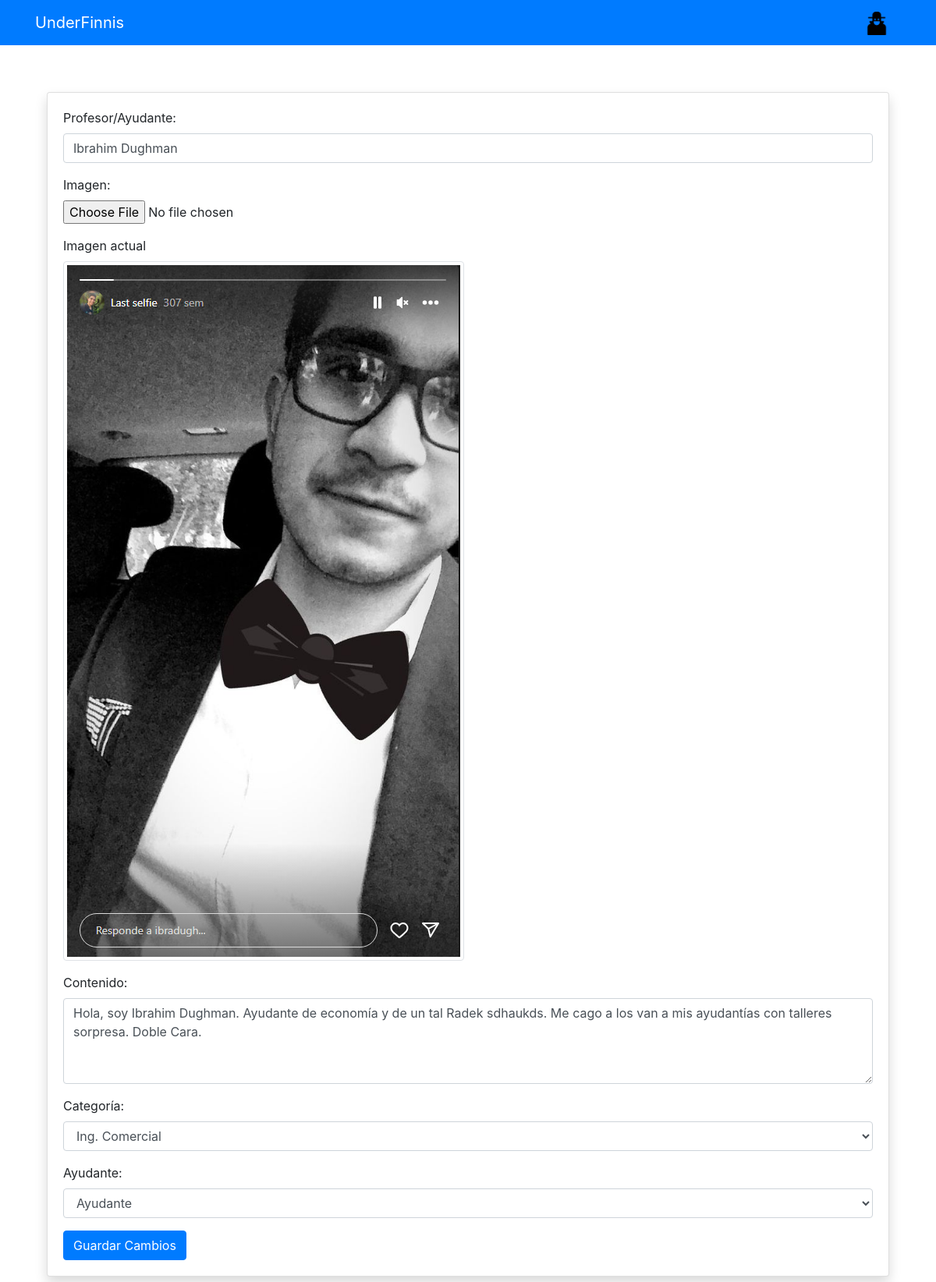
The app's page /edit_post/9/ with its own data.
### post/models.py (models this page shows, shortened)
class PostModel(models.Model):
    profe = models.CharField(max_length=100, unique=True)
    date_created = models.DateTimeField(auto_now_add=True)
    imagen = models.ImageField(default='default.jpg', upload_to='perfil_profesor', validators=[
                              FileExtensionValidator(['png', 'jpg'])])
    contenido = HTMLField()
    categoria = models.CharField(max_length=50, choices=CATEGORY_CHOICES ,default="category1")
    ayudante = models.CharField(max_length=50, choices = AYUDANTE_CHOICES, default="Profesor")
    class Meta:
        ordering = ('-date_created',)

### post/views.py (the view)
# urls.py: path('edit_post/<int:pk>/', views.edit_post, name='edit-post'),
@csrf_exempt
def edit_post(request, pk):
    post = PostModel.objects.get(id=pk)
    if request.method == 'POST':
        post.profe = request.POST['profe']
        if 'imagen' in request.FILES:
            imagen = request.FILES['imagen']
        else:
            imagen = post.imagen
        post.contenido = request.POST['contenido']
        post.categoria = request.POST['categoria']
        post.ayudante = request.POST['ayudante']
        post.imagen = imagen
        post.save()
        return redirect('blog-post-detail', pk=post.pk)
    else:
        CATEGORY_CHOICES = PostModel._meta.get_field('categoria').choices
        AYUDANTE_CHOICES = PostModel._meta.get_field('ayudante').choices
        context = {
            'post': post,
            'CATEGORY_CHOICES': CATEGORY_CHOICES,
            'AYUDANTE_CHOICES': AYUDANTE_CHOICES
        }
        return render(request, 'blog/edit_post.html', context)

### templates/blog/edit_post.html (shortened to what this page needs)
{% extends 'base.html' %}
{% load static %}
{% block content %}
<h2>Editar Post</h2>
<div class="container">
  <div class="container">
    <div class="row mt-5 pt-3">
      <div class="col-md-12">
        <div class="card my-3 shadow">
          <div class="card-body">
            <form method="POST" enctype="multipart/form-data">
              <div class="form-group">
                <label for="profe">Profesor/Ayudante:</label>
                <input type="text" class="form-control" id="profe" name="profe" value="{{ post.profe }}" required>
              </div>
              <div class="form-group">
                <label for="imagen">Imagen:</label>
                <input type="file" class="form-control-file" id="imagen" name="imagen">
              </div>
              <label for="imagen">Imagen actual</label>
              <div class="form-group">
                <img
                class="img-thumbnail"
                src="{{ post.imagen.url }}"
                alt="img"
              />
              </div>
              <div class="form-group">
                <label for="contenido">Contenido:</label>
                <textarea class="form-control" id="contenido" name="contenido" rows="4" required>{{ post.contenido }}</textarea>
              </div>
              <div class="form-group">
                <label for="categoria">Categoría:</label>
                <select class="form-control" id="categoria" name="categoria" required>
                  {% for choice in CATEGORY_CHOICES %}
                    <option value="{{ choice.0 }}" {% if choice.0 == post.categoria %}selected{% endif %}>{{ choice.1 }}</option>
                  {% endfor %}
                </select>
              </div>
              <div class="form-group">
                <label for="ayudante">Ayudante:</label>
                <select class="form-control" id="ayudante" name="ayudante" required>
                  {% for choice in AYUDANTE_CHOICES %}
                    <option value="{{ choice.0 }}" {% if choice.0 == post.ayudante %}selected{% endif %}>{{ choice.1 }}</option>
                  {% endfor %}
                </select>
              </div>
              <button type="submit" class="btn btn-primary">Guardar Cambios</button>
            </form>
          </div>
        </div>
      </div>
    </div>
  </div>
</div>
{% endblock %}

### records on screen
PostModel: profe "Ibrahim Dughman", imagen (picture), contenido "Hola, soy Ibrahim Dughman. Ayudante de economía y de un tal Radek sdhaukds. Me cago a los van a mis ayudantías con talleres sorpresa. Doble Cara.", categoria "Ing. Comercial", ayudante "Ayudante"
